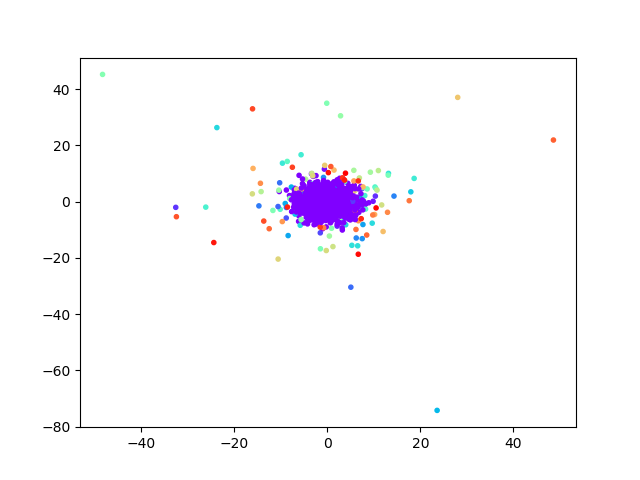

Generate this figure with Python:
import matplotlib
import numpy as np
matplotlib.use('Agg')
import matplotlib.pyplot as plt

# from sklearn.datasets import make_blobs
from mst_clustering import MSTClustering

def do_clustering():

    # create some data with four clusters
    # X, y = make_blobs(200, centers=4, random_state=42)
    X = np.genfromtxt('./file16.csv', delimiter=',')
    print(X.shape)
    X = X[:,1:]

    # predict the labels with the MST algorithm
    model = MSTClustering(cutoff_scale=2)
    labels = model.fit_predict(X)

    # plot the results
    plt.scatter(X[:, 0], X[:, 1], c=labels, cmap='rainbow', marker='.')
    plt.savefig('./mst.png')

if __name__ == '__main__':
    do_clustering()
